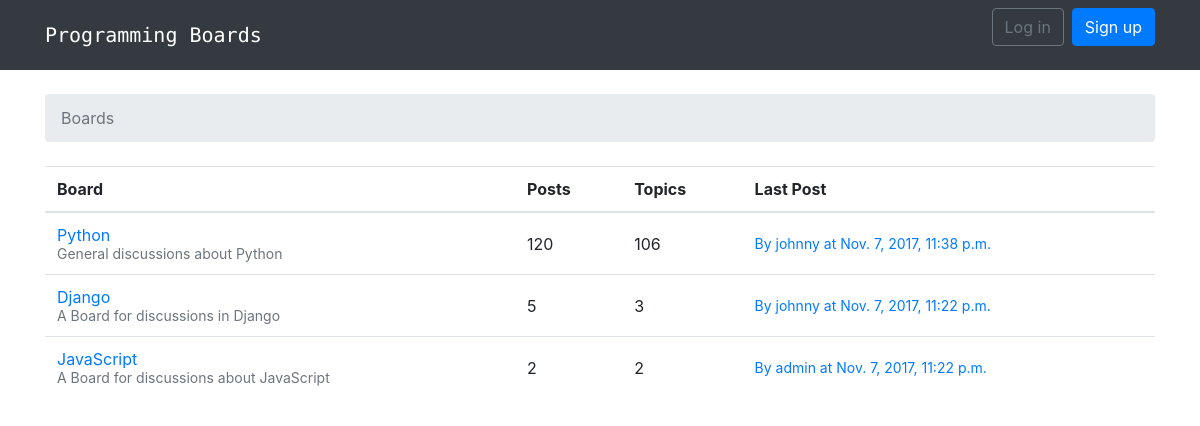
The page / on the database its author committed.
### boards/models.py (models this page shows, shortened)
class Board(models.Model):
    name = models.CharField(max_length=30, unique=True)
    description = models.CharField(max_length=100)
    def get_posts_count(self):
        return Post.objects.filter(topic__board=self).count()
    def get_last_post(self):
        return Post.objects.filter(topic__board=self).order_by('-created_at').first()

class Post(models.Model):
    message = models.TextField(max_length=5000)
    topic = models.ForeignKey(Topic, related_name='posts')
    created_at = models.DateTimeField(auto_now_add=True)
    updated_at = models.DateTimeField(null=True)
    created_by = models.ForeignKey(User, related_name='posts')
    updated_by = models.ForeignKey(User, null=True, related_name='+')

### boards/views.py (the view)
# urls.py: url(r'^$', views.BoardListView.as_view(), name='home'),
class BoardListView(ListView):
    model = Board
    context_object_name = 'boards'
    template_name = 'home.html'

### templates/home.html
{% extends 'base.html' %}
{% block breadcrumb %}
  <li class="breadcrumb-item active">Boards</li>
{% endblock %}
{% block content %}
  <table class="table">
    <thead class="thead-inverse">
      <tr>
        <th>Board</th>
        <th>Posts</th>
        <th>Topics</th>
        <th>Last Post</th>
      </tr>
    </thead>
    <tbody>
      {% for board in boards %}
        <tr>
          <td>
            <a href="{% url 'board_topics' board.pk %}">{{ board.name }}</a>
            <small class="text-muted d-block">{{ board.description }}</small>
          </td>
          <td class="align-middle">
            {{ board.get_posts_count }}
          </td>
          <td class="align-middle">
            {{ board.topics.count }}
          </td>
          <td class="align-middle">
              {% with post=board.get_last_post %}
              {% if post %}
                <small>
                  <a href="{% url 'topic_posts' board.pk post.topic.pk %}">
                    By {{ post.created_by.username }} at {{ post.created_at }}
                  </a>
                </small>
              {% else %}
                <small class="text-muted">
                  <em>No posts yet.</em>
                </small>
              {% endif %}
            {% endwith %}
          </td>
        </tr>
      {% endfor %}
    </tbody>
  </table>
{% endblock %}

### rows shown on the page
Board: name "Python", description "General discussions about Python", get_posts_count "120", topics.count "106", get_last_post.created_by.username "johnny", get_last_post.created_at "Nov. 7, 2017, 11:38 p.m."
Board: name "Django", description "A Board for discussions in Django", get_posts_count "5", topics.count "3", get_last_post.created_by.username "johnny", get_last_post.created_at "Nov. 7, 2017, 11:22 p.m."
Board: name "JavaScript", description "A Board for discussions about JavaScript", get_posts_count "2", topics.count "2", get_last_post.created_by.username "admin", get_last_post.created_at "Nov. 7, 2017, 11:22 p.m."
